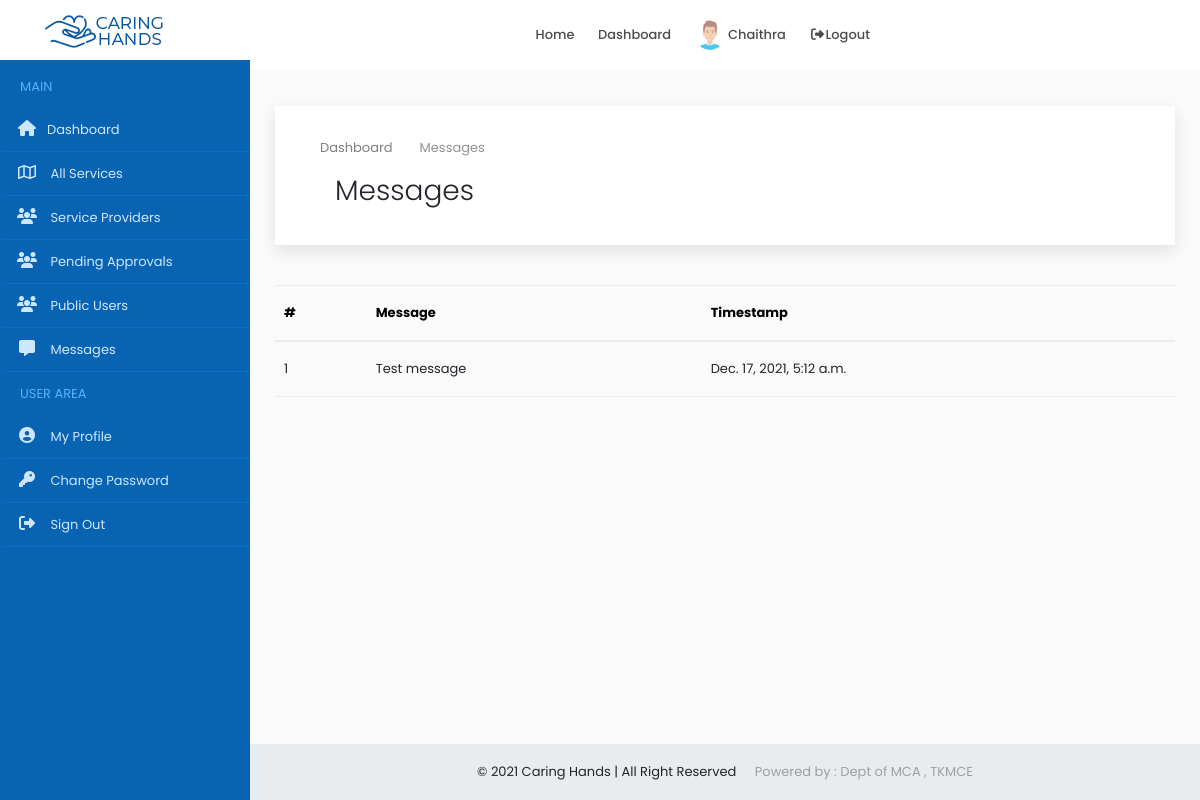
/provider/message/ (signed in), run on an earlier commit of the app's database.
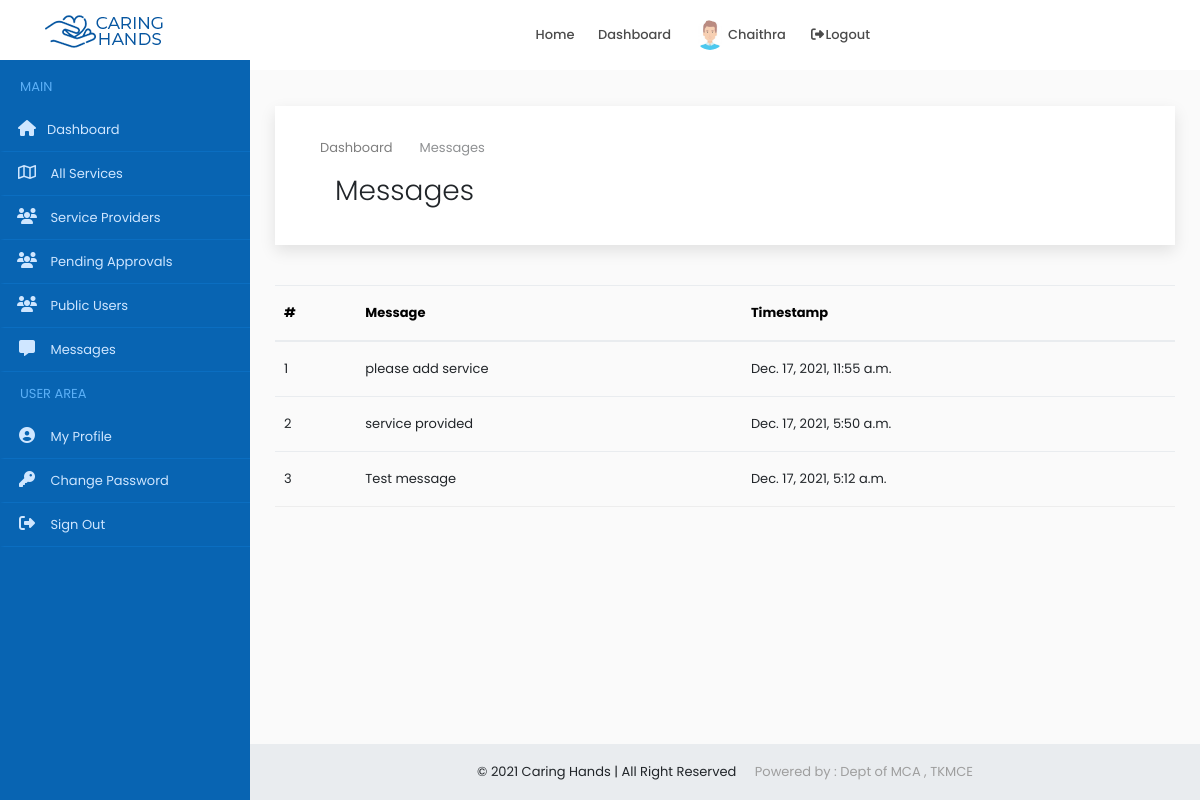
And on a later commit of the database.
### accounts/models.py (models this page shows, shortened)
class AdminMessageStatus(models.Model):
    message = models.ForeignKey(AdminMessage, on_delete=models.CASCADE,null=True, blank=True)
    user = models.ForeignKey(Users, on_delete=models.CASCADE,null=True, blank=True)
    status = models.BooleanField(default=False)

class AdminMessage(models.Model):
    message = models.TextField()
    datetime = models.DateTimeField()

### accounts/views.py (the view)
# urls.py: path('provider/message/',MyMessage.as_view(), name='my_message'),
class MyMessage(View):
    def get(self, request):
        x = ProviderCheck(request)
        if x == True:
            user = request.user
            account = Users.objects.get(user=user)
            message = AdminMessageStatus.objects.filter(user=account).order_by('-message__datetime')
            for i in message:
                i.status = True
                i.save()
            context = {'account': account,'message': message}
            return render(request,'provider/message.html',context)
        else:
            return redirect('home')

### accounts/functions.py (called while the page is built)
def ProviderCheck(request):
    user = request.user
    if user.is_authenticated:
        try:
            u = Users.objects.get(user=user)
            if u.type == 'service_provider':
                return (True)
            else:
                return (False)
        except:
            return (False)
    else:
        return (False)

### accounts/templates/provider/message.html (shortened to what this page needs)
{% extends 'common/dashboard_main.html' %}
{% load static %}
{% block content %}
{% include 'common/header.html' %}
{% include 'admin/sidenav.html' %}
<div class="content-wrapper">
<div class="container-fluid overflow-hidden">
    <div class="row margin-tb-90px margin-lr-10px sm-mrl-0px">
        <div id="page-title" class="padding-30px background-white full-width box-shadow">
            <div class="container">
                <ol class="breadcrumb opacity-5">
                    <li><a href="{% url 'home' %}">Dashboard</a></li>
                    <li class="active">Messages</li>
                </ol>
                <div class="container-fluid">
                    <div class="row">
                        <div class="col-6">
                            <h1 class="font-weight-300">Messages</h1>
                        </div>
                        <div class="col-6">
                        </div>
                    </div>
                </div>
            </div>
        </div>
        <div class="container-fluid">
            <div class="row" style="margin-top:40px">
                <table class="table">
                    <thead>
                      <tr>
                        <th>#</th>
                        <th>Message</th>
                        <th>Timestamp</th>
                      </tr>
                    </thead>
                    <tbody>
                        {% for i in message %}
                      <tr>
                        <td>{{forloop.counter}}</td>
                        <td>{{i.message.message}}</td>
                        <td>{{i.message.datetime}}</td>
                      </tr>
                      {% endfor %}
                    </tbody>
                  </table>
            </div>
        </div>
    </div>
</div>
{% include 'common/small_footer.html' %}
</div>
{% endblock %}

What changed in the data, as far as the page shows it:
added AdminMessageStatus: message.message "please add service", message.datetime "Dec. 17, 2021, 11:55 a.m."
added AdminMessageStatus: message.message "service provided", message.datetime "Dec. 17, 2021, 5:50 a.m."
